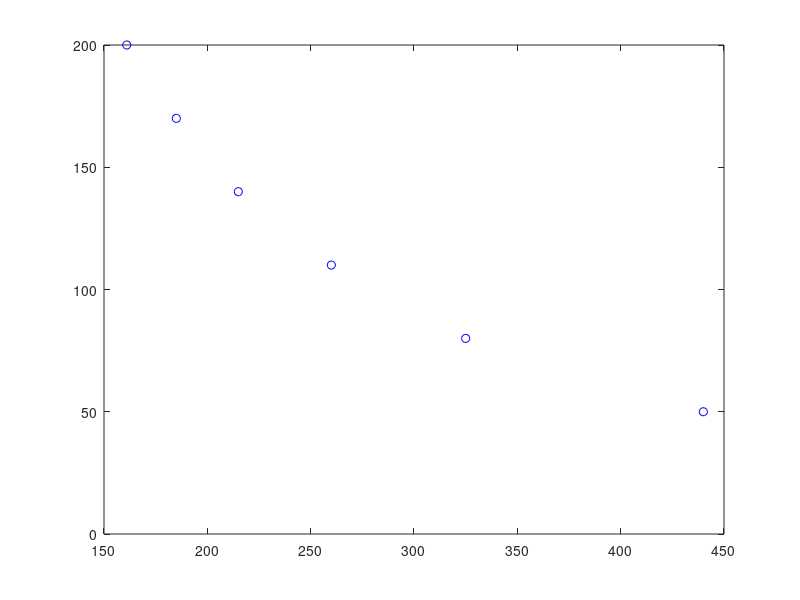

The MATLAB script that drew this image: (Note: this script raises an error after producing the figure.)
%X = [0.967242 1.90476 1.93548 1.96721 2 2.7907 2.85714 4.13793 4.28571  5.71429 6 6 6.31579 6.66667 7.05882 7.5 8 8.57143 8.57143 9.23077 9.23077 10 10 10.9091 10.9091 12 13.3333 15 15 15 17.1429 17.1429  17.1429 20 20 24 ];
%Y = [1 2 2 2 2 3 3 4 4 5 5 6 6 6 7 7 7 7 8 8 9 10 9 9 10 10 11 11 12 13 12 13 14 13 14 15];
X =  [440 325 260 215 185 161];
Y = [50    80   110   140   170   200];

n = size(X,2);
k = size(Y,2);

plot(X,Y,'bo')


[p P] = MMQ(X,Y,2);

p
%C = P(1).*ones(1,36) +P(2).*X + P(3).*X.*X + P(4).*X.*X.*X;
C = P(1).*ones(1,33) +P(2).*X + P(3).*X.*X;
%C = P(1).*ones(1,33) +P(2).*X;

hold
plot(X,C)

%X = 0.5
%C = P(1) +P(2).*X + P(3).*X.*X + P(4).*X.*X.*X

